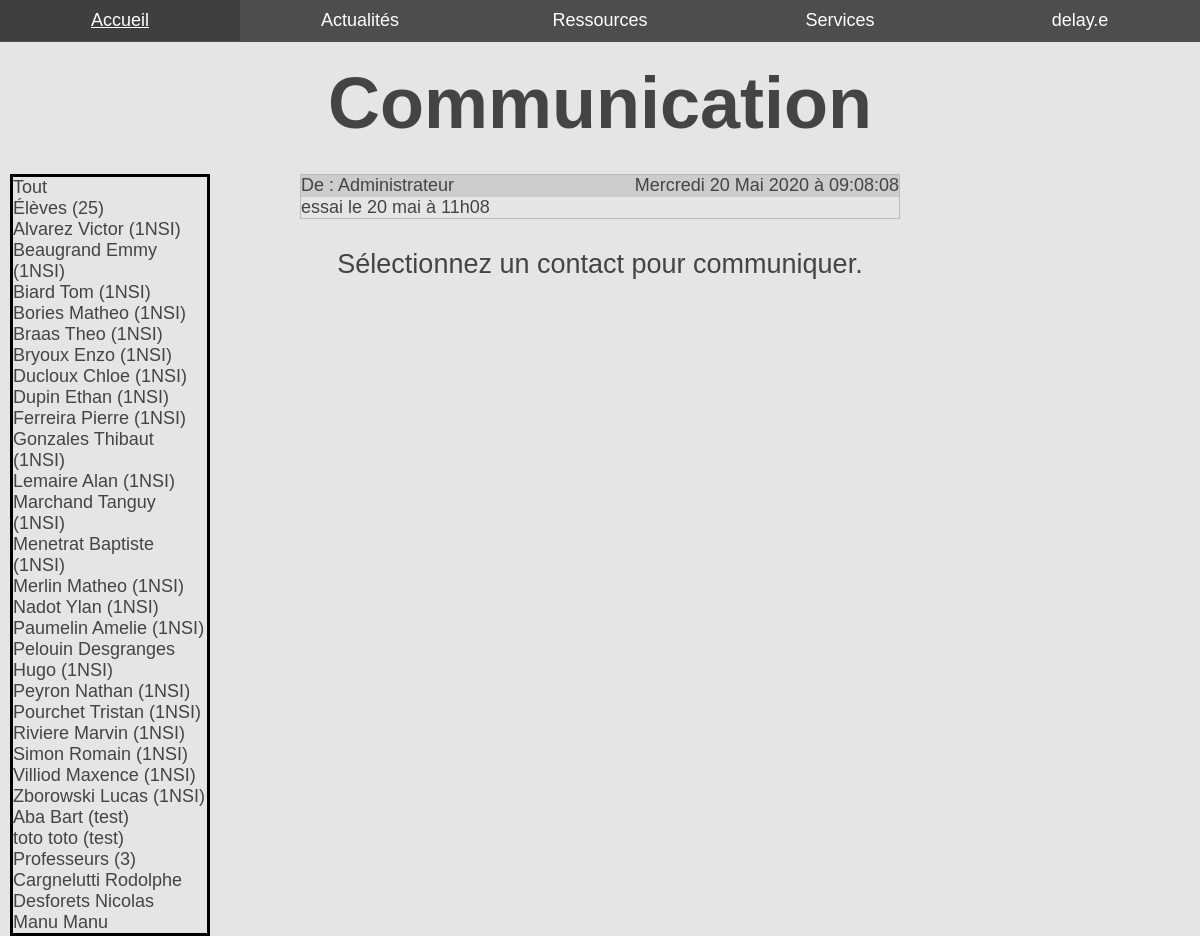
Page /communication (signed in) on the committed database.
### tables this page shows
CREATE TABLE `communication` (
            `id`        INTEGER NOT NULL PRIMARY KEY AUTOINCREMENT UNIQUE,
            `sender`    INTEGER NOT NULL,
            `receiver`  INTEGER NOT NULL,
            `message`   VARCHAR ( 1023 ) NOT NULL,
            `timestamp` INT NOT NULL
        );

CREATE TABLE `user` (
            `id`            INTEGER NOT NULL PRIMARY KEY AUTOINCREMENT UNIQUE,
            `username`      VARCHAR ( 255 ) NOT NULL UNIQUE,
            `password_hash` VARCHAR ( 255 ) NOT NULL,
            `role`          INTEGER NOT NULL,
            `last_name`     VARCHAR ( 127 ) NOT NULL,
            `first_name`    VARCHAR ( 127 ) NOT NULL,
            `class`         VARCHAR ( 15 ),
            `theme`         INTEGER NOT NULL
        );

### src/controllers/communication.php (called while the page is built, shortened)
<?php
require_once CLASSES_PATH . 'Communication.php';
require_once MODELS_PATH . 'CommunicationDatabase.php';
require_once CLASSES_PATH . 'User.php';
require_once MODELS_PATH . 'UserDatabase.php';
require_once FUNCTIONS_PATH . 'communication.php';
$user_db          = new UserDatabase;
$communication_db = new CommunicationDatabase;
$user = $_SESSION['user'];
if ($student) {
    $student_list = $user_db->get_all(STUDENT, $user->class, $user->id);
} else {
    $student_list = $user_db->get_all(STUDENT);
}
$student_count   = count($student_list);
$professor_list  = $user_db->get_all(PROFESSOR, null, $user->id);
$professor_count = count($professor_list);
$contact_id = null;
if (!isset($page)) {
    $page = 0;
}
$communications = $communication_db->get_all($page, $user->id, $contact_id);
foreach ($communications as $communication) {
    if ($communication->sender === $user->id) {
        if ($receiver = $user_db->get($communication->receiver)) {
            $communication->receiver = $receiver->last_name . ' ' .
                $receiver->first_name;
        } else {
            $communication->receiver = 'Utilisateur supprimé';
        }
    } else {
        if ($sender = $user_db->get($communication->sender)) {
            $communication->sender = $sender->last_name . ' ' .
                $sender->first_name;
        } else {
            $communication->receiver = 'Utilisateur supprimé';
        }
    }
}
$week = [
    1 => 'Lundi',
         'Mardi',
         'Mercredi',
         'Jeudi',
         'Vendredi',
         'Samedi',
         'Dimanche'
];
$month = [
    1 => 'Janvier',
         'Février',
         'Mars',
         'Avril',
         'Mai',
         'Juin',
         'Juillet',
         'Août',
         'Septembre',
         'Octobre',
         'Novembre',
         'Décembre'
];

### src/models/Database.php (called while the page is built, shortened)
<?php
class Database
{
    public function __construct(
        string $dsn      = CONFIG['database']['dsn'],
        string $user     = CONFIG['database']['user'],
        string $password = CONFIG['database']['password']
    )
    {
        $this->pdo = new PDO($dsn, $user, $password);
    }
}

### src/models/CommunicationDatabase.php (called while the page is built, shortened)
<?php
require_once MODELS_PATH . 'Database.php';
require_once CLASSES_PATH . 'Communication.php';
class CommunicationDatabase extends Database
{
    public function get_all(int $page = 1, int $id = null, $contact = null,
        int $timestamp = 0): ?array
    {
        if ($id === null &&
            $query = $this->pdo->prepare('SELECT * FROM communication
                WHERE timestamp > ? ORDER BY timestamp
                LIMIT 10 OFFSET ?')
        ) {
            $query->execute([$timestamp, $page * 10]);
        }
        if (is_int($id) && $contact === null &&
            $query = $this->pdo->prepare('SELECT * FROM communication
                WHERE (sender = ? OR receiver = ?) AND timestamp > ?
                ORDER BY timestamp
                LIMIT 10 OFFSET ?')
        ) {
            $query->execute([$id, $id, $timestamp, $page * 10]);
        }
        if (is_int($id) && is_int($contact) &&
            $query = $this->pdo->prepare('SELECT * FROM communication
                WHERE (sender = ? AND receiver = ?) OR
                (sender = ? AND receiver = ?) AND timestamp > ?
                ORDER BY timestamp
                LIMIT 10 OFFSET ?')
        ) {
            $query->execute([$id, $contact, $contact, $id, $timestamp, $page * 10]);
        }
        if ($query) {
            return $query->fetchAll(PDO::FETCH_CLASS, 'Communication');
        }
        return null;
    }
}

### src/classes/Communication.php (called while the page is built, shortened)
<?php
class Communication
{
    public $timestamp;
    public function __construct(
        int    $sender    = null,
        int    $receiver  = null,
        string $message   = null,
        int    $timestamp = null,
        int    $id        = null
        )
    {
        if (!is_int($this->timestamp)) {
            $this->timestamp = (int)$this->timestamp;
        }
    }
}

### src/models/UserDatabase.php (called while the page is built, shortened)
<?php
require_once MODELS_PATH . 'Database.php';
require_once CLASSES_PATH . 'User.php';
class UserDatabase extends Database
{
    public function get_all(int $role = null, string $class = null,
        int $diff = -1): ?array
    {
        if (is_int($role) && $class === null) {
            if ($query = $this->pdo->prepare('
                SELECT id, username, role, last_name, first_name, class
                FROM user
                WHERE role = ? AND id != ?
                ORDER BY class, last_name, first_name')
            ) {
                if ($query->execute([$role, $diff])) {
                    return $query->fetchAll(PDO::FETCH_CLASS, 'User');
                }
            }
        }
        return null;
    }
}

### src/classes/User.php (called while the page is built, shortened)
<?php
class User
{
    public $id;
    public function __construct(
        int    $id            = null,
        string $username      = null,
        int    $role          = null,
        string $last_name     = null,
        string $first_name    = null,
        string $class         = null,
        int    $theme         = null,
        string $password      = null,
        string $password_hash = null
    ) {
        if (!is_int($this->id)) {
            $this->id = (int)$this->id;
        }
    }
}

### src/templates/template_controller.php (called while the page is built, shortened)
<?php
if ($connected) {
    switch ($_SESSION['user']->theme) {
        default:
            $theme = 'light';
    }
}

### src/functions/global.php (called while the page is built, shortened)
<?php
require_once CLASSES_PATH . 'User.php';
function is_connected(): bool
{
    return !empty($_SESSION['connected']);
}

### src/views/communication.php (the view, shortened to what this page needs)
<?php if (!empty($communications)): ?>
<?php foreach ($communications as $communication): ?>
<div class="comms_comm">
    <div class="comms_head">
        <?php if ($communication->sender === $user->id): ?>
        <div class="comms_contact">Pour : <?= $communication->receiver ?></div>
        <?php else: ?>
        <div class="comms_contact">De : <?= $communication->sender ?></div>
        <?php endif ?>
        <div class="comms_timestamp"><?= $week[date('N', $communication->timestamp)] . ' ' . date('j', $communication->timestamp) . ' ' . $month[date('n', $communication->timestamp)] . ' ' . date('Y', $communication->timestamp) . ' à ' . date('H:i:s', $communication->timestamp)?></div>
    </div>
    <p class="comms_message"><?= $communication->message ?></p>
</div>
<?php endforeach ?>
<?php endif ?>
<div class="comms_side">
    <ul>
        <li><a href="/communication">Tout</a></li>
        <?php if ($student_list): ?>
        <li>Élèves (<?= $student_count ?>)
            <ul>
                <?php foreach ($student_list as $student): ?>
                <li><a href="/communication?id=<?= $student->id ?>"><?= $student->last_name ?> <?= $student->first_name ?> (<?= $student->class ?>)</a></li>
                <?php endforeach ?>
            </ul>
        </li>
        <?php endif ?>
        <?php if ($professor_list): ?>
        <li>Professeurs (<?= $professor_count ?>)
            <ul>
                <?php foreach ($professor_list as $professor): ?>
                <li><a href="/communication?id=<?= $professor->id ?>"><?= $professor->last_name ?> <?= $professor->first_name ?></a></li>
                <?php endforeach ?>
        </li>
        <?php endif ?>
    </ul>
</div>
<?php if ($contact): ?>
<div class="comms_input">
    <div class="comms_for">Pour <?= $contact->last_name . ' ' . $contact->first_name ?></div>
    <form method="post">
        <textarea class= "comms_text" name="message" rows="5" cols="33" placeholder="Votre message..." maxlength="<?= CONFIG['message']['max_length'] ?>" required></textarea>
        <button class="comms_button">Envoyer</button>
    </form>
</div>
<?php else: ?>
<h2>Sélectionnez un contact pour communiquer.</h2>
<?php endif ?>

### public/index.php (shortened to what this page needs)
<?php
require_once FUNCTIONS_PATH . 'global.php';
$uri = explode('/', explode('?', $_SERVER['REQUEST_URI'])[0]);
$uri_size = count($uri);
if ($connected = is_connected()) {
    $student = is_student();
}
switch ($uri[1]) {
    default:
        switch ($uri[1]) {
            case 'communication':
                if ($uri_size === 2) {
                    $page_title = 'Communication';
                    require CONTROLLERS_PATH . 'communication.php';
                    require VIEWS_PATH . 'communication.php';
                    break;
                }
        }
}
$page_content = ob_get_clean();
require TEMPLATES_PATH . 'template_controller.php';
require TEMPLATES_PATH . 'template_view.php';

### src/templates/template_view.php (shortened to what this page needs)
<!DOCTYPE html>
<html lang="fr">
    <head>
        <link href="/styles/<?= $theme ?>.css" rel="stylesheet" type="text/css">
    </head>
    <body>
        <header>
            <nav>
                <ul id="menu">
                    <li><a<?php if ($page_title === ''): ?> class="active"<?php endif ?> href="/">Accueil</a></li>
                    <li><a<?php if ($page_title === 'Actualités'): ?> class="active"<?php endif ?> href="/news">Actualités</a></li>
                    <li><a<?php if ($page_title === 'Ressources' || $page_title === 'Cours' || $page_title === 'Activités' || $page_title === 'Devoirs Maisons'): ?> class="active"<?php endif ?> href="/ressources">Ressources</a>
                    </li>
                    <li><a<?php if ($page_title === 'Services'): ?> class="active"<?php endif ?> href="/services">Services</a>
                    </li>
                    <li><a id="connexion"<?php if ($page_title === 'Connexion' || $page_title === 'Profil' || $page_title === 'Administration' || $page_title === 'Communications' ): ?> class="active"<?php endif ?> href="<?= $connected ? '/profil' : '/login' ?>"><?= $connected ? $_SESSION['user']->username : 'Connexion' ?></a>
                    </li>
                </ul>
            </nav>
        </header>
        <?php if (!empty($page_title)): ?>
        <h1><?= $page_title ?></h1>
        <?php endif ?>
        <main>
            <?= $page_content ?>
        </main>
    </body>
</html>

### public/styles/light.css (style rules this page uses)
html,body,p,ol,ul,li,dl,dt,dd,blockquote,figure,form,fieldset,legend,textarea,pre,iframe,hr,h1,h2,h3,h4,h5,h6 { margin:0;padding:0 }
h1,h2,h3,h4,h5,h6 { font-size:100%;font-weight:normal }
ul { list-style:none }
html { box-sizing:border-box }
*,*:before,*:after { box-sizing:inherit }
a { text-decoration: none }
body { font-family: 'Source Sans Pro', sans-serif; font-size: 18px; background-color: #e5e5e5; color: #454444; }
main { position: relative; }
a { color: inherit; }
h1::first-letter { text-transform: uppercase; }
h2 { font-size: 1.5em; text-align: center; }
nav { position: relative; width: 100%; background-color: #4E4D4D; text-align: center; height: 42px; }
nav li { float: left; display: inline-block; width: 20%; }
nav a { display:block; width: 100%; padding: 10px 0; color: #fff; }
#menu, #menu ul { text-align: center; width: 100%; }
#menu li { position: relative; background: #4e4d4d; }
h1 { position: relative; text-align: center; font-size: 4em; font-weight: bold; margin: 20px; }
h2 { margin-bottom: 30px; }
.comms_side { position: absolute; top: 0; left: 10px; width: 200px; border: 3px solid #000; }
.comms_comm { position: relative; width: 50%; height: auto; margin: 30px auto; border: 1px solid #bbb; }
.comms_head { position: relative; height: 1.2em; background-color: #ccc; }
.comms_contact { position: absolute; left: 0; }
.comms_timestamp { position: absolute; right: 0; }
.comms_message { position: relative; word-break: break-all; }

### rows in the picture
communication: timestamp "Mercredi", timestamp "20", timestamp "Mai", timestamp "2020", timestamp "09:08:08", message "essai le 20 mai à 11h08"
user: last_name+first_name "Administrateur"
user: last_name "Alvarez", first_name "Victor", class "1NSI"
user: last_name "Beaugrand", first_name "Emmy", class "1NSI"
user: last_name "Biard", first_name "Tom", class "1NSI"
user: last_name "Bories", first_name "Matheo", class "1NSI"
user: last_name "Braas", first_name "Theo", class "1NSI"
user: last_name "Bryoux", first_name "Enzo", class "1NSI"
user: last_name "Ducloux", first_name "Chloe", class "1NSI"
user: last_name "Dupin", first_name "Ethan", class "1NSI"
user: last_name "Ferreira", first_name "Pierre", class "1NSI"
user: last_name "Gonzales", first_name "Thibaut", class "1NSI"
user: last_name "Lemaire", first_name "Alan", class "1NSI"
user: last_name "Marchand", first_name "Tanguy", class "1NSI"
user: last_name "Menetrat", first_name "Baptiste", class "1NSI"
user: last_name "Merlin", first_name "Matheo", class "1NSI"
user: last_name "Nadot", first_name "Ylan", class "1NSI"
user: last_name "Paumelin", first_name "Amelie", class "1NSI"
user: last_name "Pelouin Desgranges", first_name "Hugo", class "1NSI"
user: last_name "Peyron", first_name "Nathan", class "1NSI"
user: last_name "Pourchet", first_name "Tristan", class "1NSI"
user: last_name "Riviere", first_name "Marvin", class "1NSI"
user: last_name "Simon", first_name "Romain", class "1NSI"
user: last_name "Villiod", first_name "Maxence", class "1NSI"
user: last_name "Zborowski", first_name "Lucas", class "1NSI"
user: last_name "Aba", first_name "Bart", class "test"
user: last_name "toto", first_name "toto", class "test"
user: last_name "Cargnelutti", first_name "Rodolphe"
user: last_name "Desforets", first_name "Nicolas"
user: last_name "Manu", first_name "Manu"

### other values in the picture
$_SESSION['user']->username "delay.e"
$page_title "Communication"
$student_count "25"
$professor_count "3"
